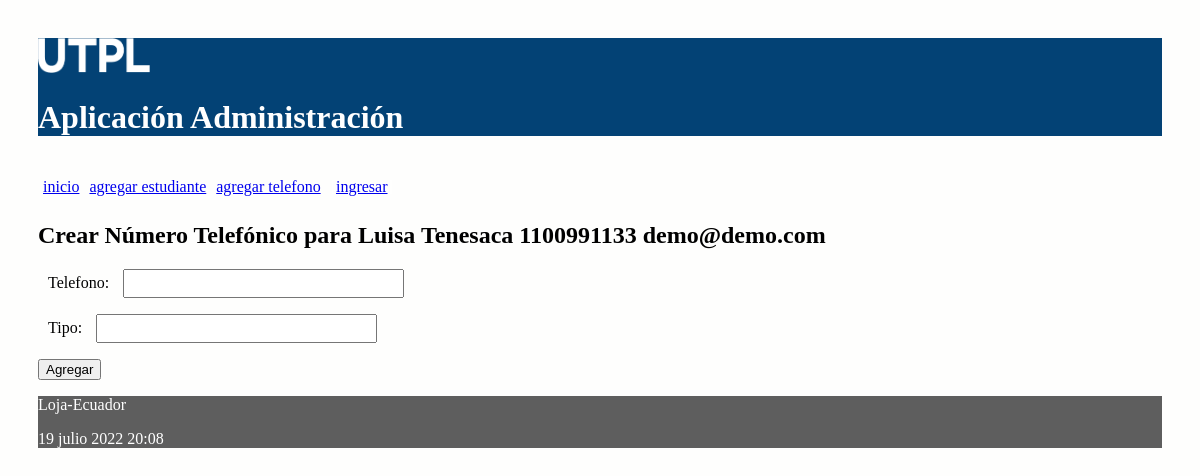
Before: /crear/numero/telefonico/estudiante/2 with the older database file.
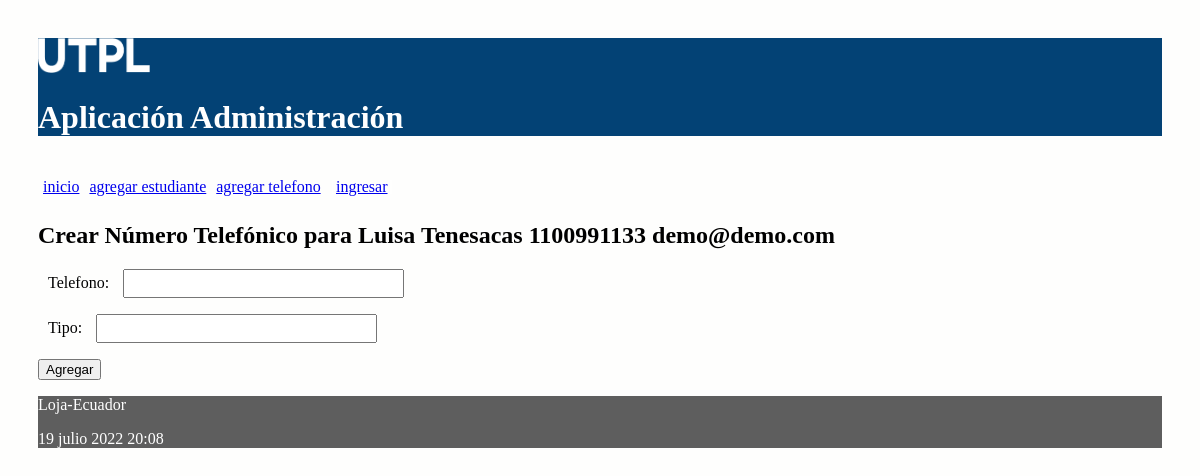
After: the same page with the newer database file.
### administrativo/models.py (models this page shows)
class Estudiante(models.Model):
    nombre = models.CharField(max_length=30)
    apellido = models.CharField(max_length=30)
    cedula = models.CharField(max_length=30, unique=True)
    correo = models.EmailField()
    def __str__(self):
        return "%s %s %s %s" % (self.nombre,
                self.apellido,
                self.cedula,
                self.correo)

### administrativo/views.py (the view)
def crear_numero_telefonico_estudiante(request, id):
    estudiante = Estudiante.objects.get(pk=id)
    if request.method=='POST':
        formulario = NumeroTelefonicoEstudianteForm(estudiante, request.POST)
        print(formulario.errors)
        if formulario.is_valid():
            formulario.save()
            return redirect(index)
    else:
        formulario = NumeroTelefonicoEstudianteForm(estudiante)
    diccionario = {'formulario': formulario, 'estudiante': estudiante}
    return render(request, 'crearNumeroTelefonicoEstudiante.html', diccionario)

### administrativo/forms.py
class NumeroTelefonicoEstudianteForm(ModelForm):
    def __init__(self, estudiante, *args, **kwargs):
        super(NumeroTelefonicoEstudianteForm, self).__init__(*args, **kwargs)
        self.initial['estudiante'] = estudiante
        self.fields["estudiante"].widget = forms.widgets.HiddenInput()
        print(estudiante)
    class Meta:
        model = NumeroTelefonico
        fields = ['telefono', 'tipo', 'estudiante']

### administrativo/templates/crearNumeroTelefonicoEstudiante.html (shortened to what this page needs)
{% extends "master.html" %}
{% block content %}
<h2>Crear Número Telefónico para {{estudiante}}</h3>
<form action="" method="post">
  {{formulario.as_p}}
  <p><input type='submit' value='Agregar'/></p>
</form>
{% endblock %}

Changed rows visible on the page:
changed Estudiante: nombre+apellido+cedula "Luisa Tenesaca 1100991133 demo@demo.com" → "Luisa Tenesacas 1100991133 demo@demo.com"
